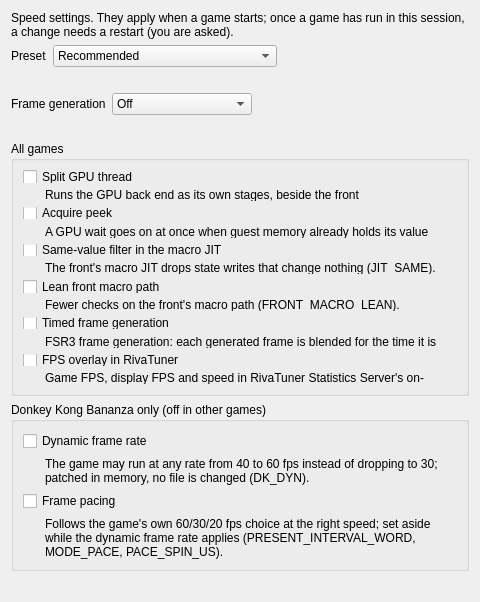
<?xml version="1.0" encoding="UTF-8"?>
<ui version="4.0">
 <class>ConfigureNx2Perf</class>
 <widget class="QWidget" name="ConfigureNx2Perf">
  <property name="geometry">
   <rect>
    <x>0</x>
    <y>0</y>
    <width>480</width>
    <height>560</height>
   </rect>
  </property>
  <property name="windowTitle">
   <string>Form</string>
  </property>
  <property name="accessibleName">
   <string>Tuning</string>
  </property>
  <layout class="QVBoxLayout" name="layout">
   <item>
    <widget class="QLabel" name="intro">
     <property name="text">
      <string>Speed settings. They apply when a game starts; once a game has run in this session, a change needs a restart (you are asked).</string>
     </property>
     <property name="wordWrap">
      <bool>true</bool>
     </property>
    </widget>
   </item>
   <item>
    <layout class="QHBoxLayout" name="preset_row">
     <item>
      <widget class="QLabel" name="preset_label">
       <property name="text">
        <string>Preset</string>
       </property>
       <property name="buddy">
        <cstring>preset</cstring>
       </property>
      </widget>
     </item>
     <item>
      <widget class="QComboBox" name="preset">
       <item>
        <property name="text">
         <string>Recommended</string>
        </property>
       </item>
       <item>
        <property name="text">
         <string>Recommended + Reactive Flushing</string>
        </property>
       </item>
       <item>
        <property name="text">
         <string>Safe</string>
        </property>
       </item>
       <item>
        <property name="text">
         <string>Custom</string>
        </property>
       </item>
      </widget>
     </item>
     <item>
      <spacer name="preset_spacer">
       <property name="orientation">
        <enum>Qt::Orientation::Horizontal</enum>
       </property>
       <property name="sizeHint" stdset="0">
        <size>
         <width>0</width>
         <height>0</height>
        </size>
       </property>
      </spacer>
     </item>
    </layout>
   </item>
   <item>
    <widget class="QLabel" name="preset_text">
     <property name="text">
      <string/>
     </property>
     <property name="wordWrap">
      <bool>true</bool>
     </property>
    </widget>
   </item>
   <item>
    <layout class="QHBoxLayout" name="frame_gen_row">
     <item>
      <widget class="QLabel" name="frame_gen_label">
       <property name="text">
        <string>Frame generation</string>
       </property>
       <property name="buddy">
        <cstring>frame_gen</cstring>
       </property>
      </widget>
     </item>
     <item>
      <widget class="QComboBox" name="frame_gen">
       <item>
        <property name="text">
         <string>Off</string>
        </property>
       </item>
       <item>
        <property name="text">
         <string>2x</string>
        </property>
       </item>
       <item>
        <property name="text">
         <string>Dynamic</string>
        </property>
       </item>
       <item>
        <property name="text">
         <string>Other (Graphics tab)</string>
        </property>
       </item>
      </widget>
     </item>
     <item>
      <spacer name="frame_gen_spacer">
       <property name="orientation">
        <enum>Qt::Orientation::Horizontal</enum>
       </property>
       <property name="sizeHint" stdset="0">
        <size>
         <width>0</width>
         <height>0</height>
        </size>
       </property>
      </spacer>
     </item>
    </layout>
   </item>
   <item>
    <widget class="QLabel" name="frame_gen_text">
     <property name="text">
      <string/>
     </property>
     <property name="wordWrap">
      <bool>true</bool>
     </property>
    </widget>
   </item>
   <item>
    <widget class="QGroupBox" name="all_games">
     <property name="title">
      <string>All games</string>
     </property>
     <layout class="QVBoxLayout" name="all_games_layout">
      <item>
       <widget class="QCheckBox" name="split_gpu_thread">
        <property name="text">
         <string>Split GPU thread</string>
        </property>
       </widget>
      </item>
      <item>
       <widget class="QLabel" name="split_gpu_thread_text">
        <property name="text">
         <string>Runs the GPU back end as its own stages, beside the front (EDEN_NX2_BACK_STAGES=1, BACK_CUTS=a).</string>
        </property>
        <property name="wordWrap">
         <bool>true</bool>
        </property>
        <property name="indent">
         <number>22</number>
        </property>
        <property name="buddy">
         <cstring>split_gpu_thread</cstring>
        </property>
       </widget>
      </item>
      <item>
       <widget class="QCheckBox" name="acquire_peek">
        <property name="text">
         <string>Acquire peek</string>
        </property>
       </widget>
      </item>
      <item>
       <widget class="QLabel" name="acquire_peek_text">
        <property name="text">
         <string>A GPU wait goes on at once when guest memory already holds its value (ACQUIRE_PEEK).</string>
        </property>
        <property name="wordWrap">
         <bool>true</bool>
        </property>
        <property name="indent">
         <number>22</number>
        </property>
        <property name="buddy">
         <cstring>acquire_peek</cstring>
        </property>
       </widget>
      </item>
      <item>
       <widget class="QCheckBox" name="jit_same">
        <property name="text">
         <string>Same-value filter in the macro JIT</string>
        </property>
       </widget>
      </item>
      <item>
       <widget class="QLabel" name="jit_same_text">
        <property name="text">
         <string>The front's macro JIT drops state writes that change nothing (JIT_SAME).</string>
        </property>
        <property name="wordWrap">
         <bool>true</bool>
        </property>
        <property name="indent">
         <number>22</number>
        </property>
        <property name="buddy">
         <cstring>jit_same</cstring>
        </property>
       </widget>
      </item>
      <item>
       <widget class="QCheckBox" name="front_macro_lean">
        <property name="text">
         <string>Lean front macro path</string>
        </property>
       </widget>
      </item>
      <item>
       <widget class="QLabel" name="front_macro_lean_text">
        <property name="text">
         <string>Fewer checks on the front's macro path (FRONT_MACRO_LEAN).</string>
        </property>
        <property name="wordWrap">
         <bool>true</bool>
        </property>
        <property name="indent">
         <number>22</number>
        </property>
        <property name="buddy">
         <cstring>front_macro_lean</cstring>
        </property>
       </widget>
      </item>
      <item>
       <widget class="QCheckBox" name="fg_timed">
        <property name="text">
         <string>Timed frame generation</string>
        </property>
       </widget>
      </item>
      <item>
       <widget class="QLabel" name="fg_timed_text">
        <property name="text">
         <string>FSR3 frame generation: each generated frame is blended for the time it is shown. Only does something with frame generation on (FG_TIMED).</string>
        </property>
        <property name="wordWrap">
         <bool>true</bool>
        </property>
        <property name="indent">
         <number>22</number>
        </property>
        <property name="buddy">
         <cstring>fg_timed</cstring>
        </property>
       </widget>
      </item>
      <item>
       <widget class="QCheckBox" name="osd">
        <property name="text">
         <string>FPS overlay in RivaTuner</string>
        </property>
       </widget>
      </item>
      <item>
       <widget class="QLabel" name="osd_text">
        <property name="text">
         <string>Game FPS, display FPS and speed in RivaTuner Statistics Server's on-screen display, when RTSS runs (OSD).</string>
        </property>
        <property name="wordWrap">
         <bool>true</bool>
        </property>
        <property name="indent">
         <number>22</number>
        </property>
        <property name="buddy">
         <cstring>osd</cstring>
        </property>
       </widget>
      </item>
     </layout>
    </widget>
   </item>
   <item>
    <widget class="QGroupBox" name="bananza">
     <property name="title">
      <string>Donkey Kong Bananza only (off in other games)</string>
     </property>
     <layout class="QVBoxLayout" name="bananza_layout">
      <item>
       <widget class="QCheckBox" name="dk_dyn">
        <property name="text">
         <string>Dynamic frame rate</string>
        </property>
       </widget>
      </item>
      <item>
       <widget class="QLabel" name="dk_dyn_text">
        <property name="text">
         <string>The game may run at any rate from 40 to 60 fps instead of dropping to 30; patched in memory, no file is changed (DK_DYN).</string>
        </property>
        <property name="wordWrap">
         <bool>true</bool>
        </property>
        <property name="indent">
         <number>22</number>
        </property>
        <property name="buddy">
         <cstring>dk_dyn</cstring>
        </property>
       </widget>
      </item>
      <item>
       <widget class="QCheckBox" name="dk_pacing">
        <property name="text">
         <string>Frame pacing</string>
        </property>
       </widget>
      </item>
      <item>
       <widget class="QLabel" name="dk_pacing_text">
        <property name="text">
         <string>Follows the game's own 60/30/20 fps choice at the right speed; set aside while the dynamic frame rate applies (PRESENT_INTERVAL_WORD, MODE_PACE, PACE_SPIN_US).</string>
        </property>
        <property name="wordWrap">
         <bool>true</bool>
        </property>
        <property name="indent">
         <number>22</number>
        </property>
        <property name="buddy">
         <cstring>dk_pacing</cstring>
        </property>
       </widget>
      </item>
     </layout>
    </widget>
   </item>
   <item>
    <widget class="QLabel" name="status">
     <property name="text">
      <string/>
     </property>
     <property name="wordWrap">
      <bool>true</bool>
     </property>
    </widget>
   </item>
   <item>
    <spacer name="bottom_spacer">
     <property name="orientation">
      <enum>Qt::Orientation::Vertical</enum>
     </property>
     <property name="sizeHint" stdset="0">
      <size>
       <width>0</width>
       <height>0</height>
      </size>
     </property>
    </spacer>
   </item>
  </layout>
 </widget>
 <resources/>
 <connections/>
</ui>
